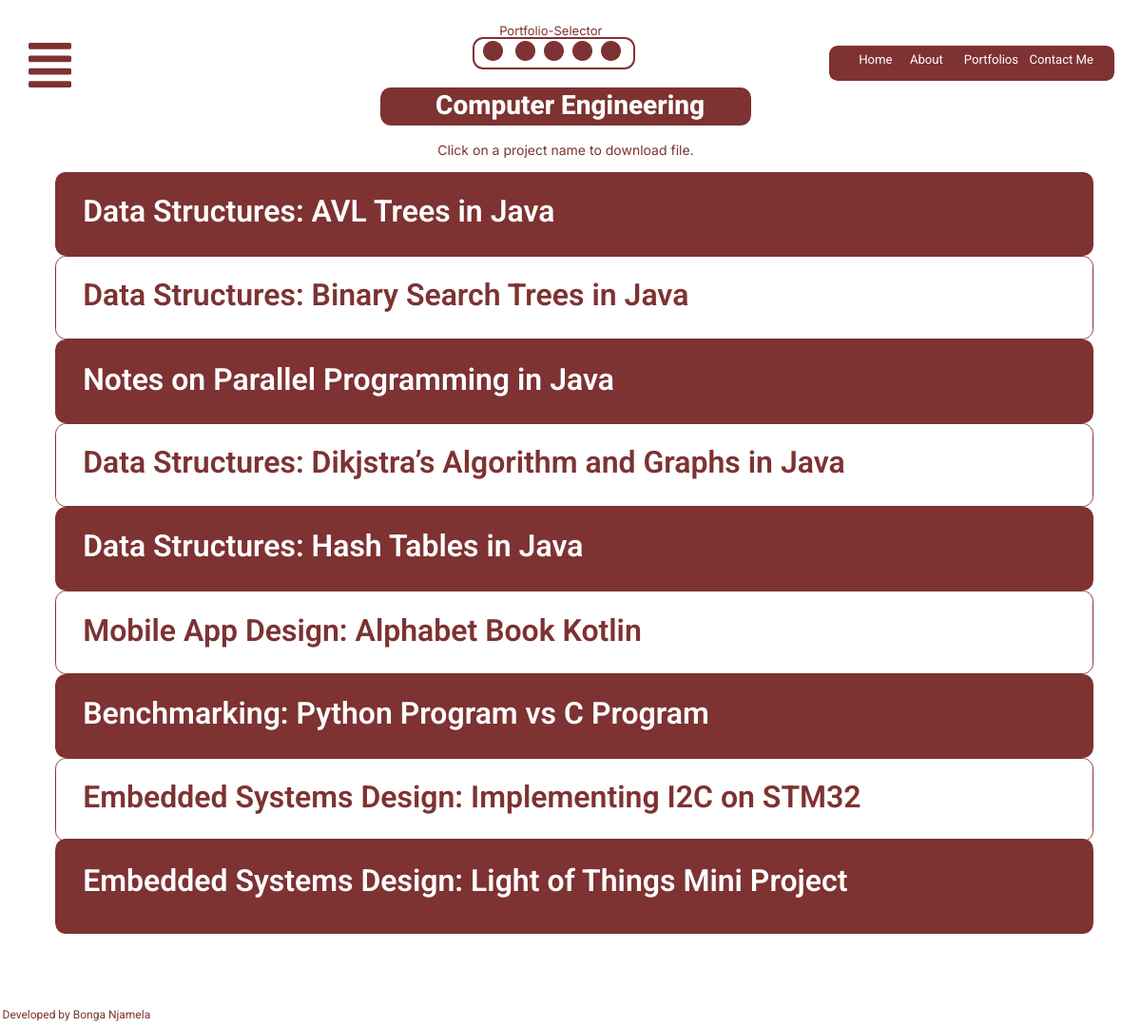
The page /compeng/ on the database as committed earlier.
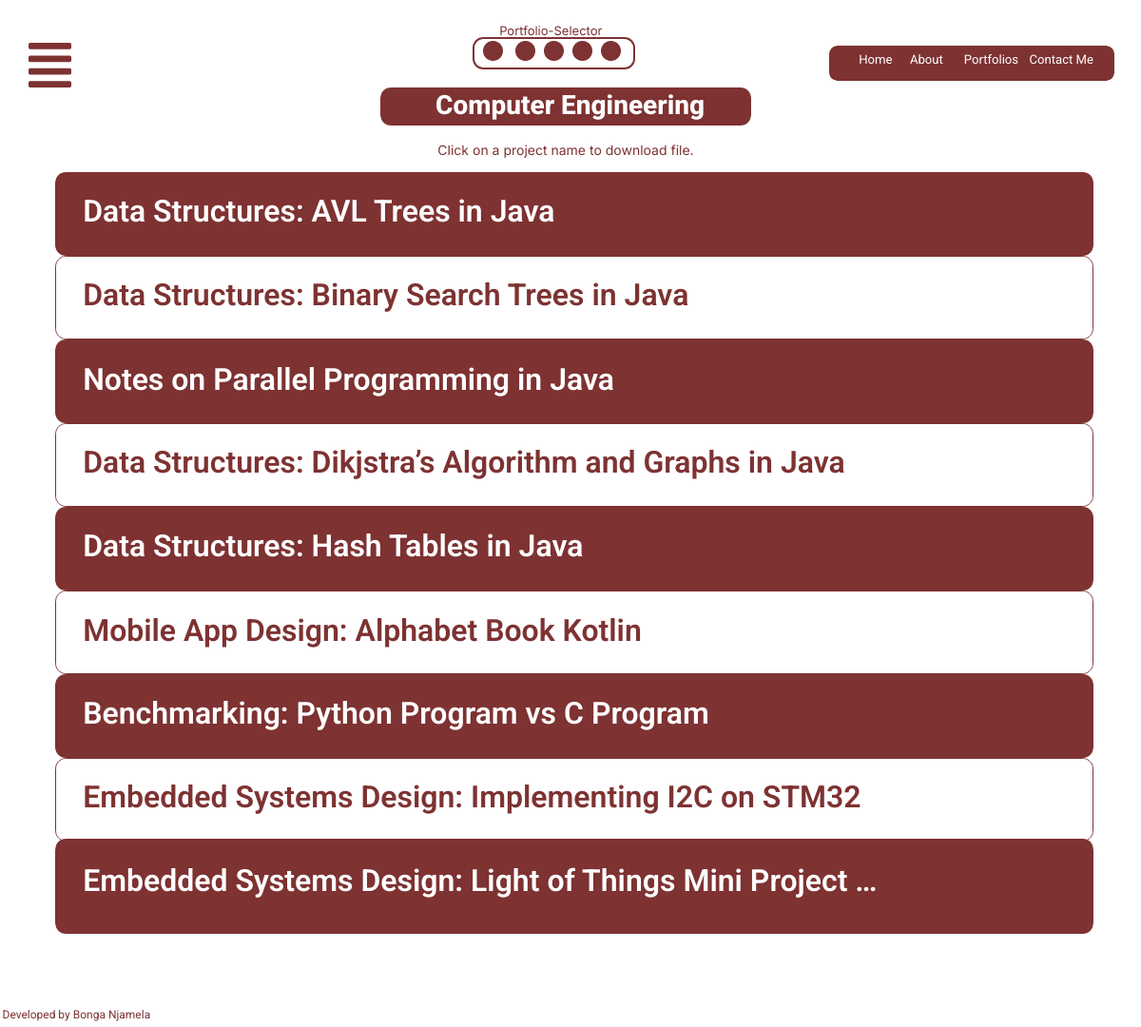
The same page on the database as committed later.
### base/models.py (models this page shows, shortened)
class Portfolio(models.Model):
    class Meta:
        verbose_name_plural = "Projects"
        verbose_name = "Portfolio"
    name = models.CharField(max_length=200)
    zipproject = models.FileField(blank=True, null=True, upload_to="staticfiles/portfolio")
    tarproject = models.FileField(blank=True, null=True, upload_to="staticfiles/portfolio")
    created = models.DateTimeField(auto_now_add=True)
    slug = models.SlugField(null=True, blank=True)

### base/views.py (the view)
# urls.py: path("compeng/", views.CompEngPortfolioView.as_view(), name="compeng"),
class CompEngPortfolioView(generic.ListView):
    model = Portfolio
    template_name = "comp-eng-page.html"
    def get_queryset(self):
        return super().get_queryset()

### base/context_processors.py (called while the page is built)
def portfolio_context(request):
    portfolio = Portfolio.objects.all()
    return {'portfolio':  portfolio}

### base/template/base/comp-eng-page.html (shortened to what the changed rows need)
{% load static %}
<!DOCTYPE html>
<html lang="english">
  <head>
    <link rel="stylesheet" href="{% static 'cssfiles/style.css' %}" />
  </head>
  <body>
    <div>
      <link href="{% static 'cssfiles/comp-eng-page.css' %}" rel="stylesheet" />
      <div class="comp-eng-page-container">
        <div class="comp-eng-page-comp-eng-page">
          <div class="comp-eng-page-cengprojavltreescard">
            {% for p in portfolio  %}
            {% if p.id == 1 %}
            <div class="comp-eng-page-text08" onclick="openPopUp('{{p.name}}', '{{p.zipproject.url}}','{{p.tarproject.url}}')">
                {{p.name}}
            </div>
          </div>
          <div class="comp-eng-page-cengprojbstreescard">
            <img
              src="{% static 'imgsfiles/compengfilescard5283-b68g-200h.png' %}"
              alt="compengfilescard5283"
              class="comp-eng-page-compengfilescard02"
            />
            {% elif p.id == 2 %}
            <div class="comp-eng-page-text10" onclick="openPopUp('{{p.name}}', '{{p.zipproject.url}}','{{p.tarproject.url}}')">
                {{p.name}}
            </div>
          </div>
          <div class="comp-eng-page-cengprojparallelcard">
            <img
              src="{%static 'imgsfiles/compengfilescard5284-r05a-200h.png' %}"
              alt="compengfilescard5284"
              class="comp-eng-page-compengfilescard03"
            />
            {% elif p.id == 3 %}
            <div class="comp-eng-page-text12" onclick="openPopUp('{{p.name}}', '{{p.zipproject.url}}','{{p.tarproject.url}}')">
                {{p.name}}
            </div>
          </div>
          <div class="comp-eng-page-cengprojdijkstracard">
            <img
              src="{% static 'imgsfiles/compengfilescard5285-yxdl-200h.png' %}"
              alt="compengfilescard5285"
              class="comp-eng-page-compengfilescard04"
            />
            {% elif p.id == 4 %}
            <div class="comp-eng-page-text14" onclick="openPopUp('{{p.name}}', '{{p.zipproject.url}}','{{p.tarproject.url}}')">
               {{p.name}}
            </div>
          </div>
          <div class="comp-eng-page-cengprojmobilecard">
            <img
              src="{% static 'imgsfiles/compengfilescard5286-h7fp-200h.png' %}"
              alt="compengfilescard5286"
              class="comp-eng-page-compengfilescard05"
            />
            {% elif p.id == 5 %}
            <div class="comp-eng-page-text16" onclick="openPopUp('{{p.name}}', '{{p.zipproject.url}}','{{p.tarproject.url}}')">
                {{p.name}}
            </div>
          </div>
          <div class="comp-eng-page-cengprojbenchmarkcard">
            <img
              src="{% static 'imgsfiles/compengfilescard5287-9vvs-200h.png' %}"
              alt="compengfilescard5287"
              class="comp-eng-page-compengfilescard06"
            />
            {% elif p.id == 6 %}
            <div class="comp-eng-page-text18" onclick="openPopUp('{{p.name}}', '{{p.zipproject.url}}','{{p.tarproject.url}}')">
                {{p.name}}
            </div>
          </div>
          <div class="comp-eng-page-cengproji2ccard">
            <img
              src="{%static 'imgsfiles/compengfilescard5286-h7fp-200h.png' %}"
              alt="compengfilescard5288"
              class="comp-eng-page-compengfilescard07"
            />
            {% elif p.id == 7 %}
            <div class="comp-eng-page-text20" onclick="openPopUp('{{p.name}}', '{{p.zipproject.url}}','{{p.tarproject.url}}')">
                {{p.name}}
            </div>
          </div>
          <div class="comp-eng-page-cengprojadcscard">
            <img
              src="{%static 'imgsfiles/compengfilescard5289-o92-200h.png' %}"
              alt="compengfilescard5289"
              class="comp-eng-page-compengfilescard08"
            />
            {% elif p.id == 8 %}
          </div>
          <div class="comp-eng-page-cengprojlotcard">
            <img
              src="{% static 'imgsfiles/compengfilescard5290-ej18-200h.png' %}"
              alt="compengfilescard5290"
              class="comp-eng-page-compengfilescard09"
            />
            {% elif p.id == 10 %}
            <div class="comp-eng-page-text24" onclick="openPopUp('{{p.name}}', '{{p.zipproject.url}}','{{p.tarproject.url}}')">
                {{p.name}}
            </div>
          </div>
          {% endif %}
          {% endfor  %}
            {% include './themeselector.html' %}
              {% include './dropdownmenu.html' %}
              {% include './mediummenu.html' %}
            {% include './projectpopup.html' %}
        </div>
      </div>
    </div>
  </body>
</html>

Rows that differ between the two databases and show on the page:
changed Portfolio: name "Embedded Systems Design: Light of Things Mini Project" → "Embedded Systems Design: Light of Things Mini Project…"
